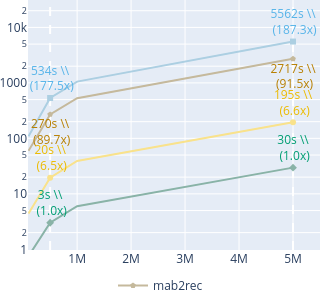

The code cell stored with this chart in its notebook:
### Code cell
interactions_figs['LinUCB-enhance_and_time_latex']

### Figure 1 — Plotly figure (JSON) as saved in the notebook; plotly's stock layout.template omitted (floating-point values rounded to 4 significant figures)
{"data": [{"line": {"color": "#C5B99C"}, "mode": "lines", "name": "mab2rec", "showlegend": false, "type": "scatter", "x": [100000, 500000, 1000000, 5000000], "y": [59.88, 270.2, 530.0, 2717.0]}, {"line": {"color": "#89B3A7"}, "mode": "lines", "name": "gobrec GPU", "showlegend": false, "type": "scatter", "x": [100000, 500000, 1000000, 5000000], "y": [0.754, 3.011, 5.983, 29.69]}, {"line": {"color": "#F9E28B"}, "mode": "lines", "name": "gobrec CPU", "showlegend": false, "type": "scatter", "x": [100000, 500000, 1000000, 5000000], "y": [4.427, 19.53, 39.24, 195.1]}, {"line": {"color": "#ACCFE2"}, "mode": "lines", "name": "irec", "showlegend": false, "type": "scatter", "x": [100000, 500000, 1000000, 5000000], "y": [108.7, 534.5, 1055.0, 5562.0]}, {"line": {"color": "#C5B99C"}, "marker": {"symbol": "pentagon"}, "mode": "markers+text", "showlegend": false, "text": ["270s \\\\<br> (89.7x)"], "textfont": {"color": "#B77F00"}, "textposition": "bottom center", "type": "scatter", "x": [500000], "y": [270.2]}, {"line": {"color": "#C5B99C"}, "marker": {"symbol": "pentagon"}, "mode": "markers+text", "showlegend": false, "text": ["2717s \\\\<br> (91.5x)"], "textfont": {"color": "#B77F00"}, "textposition": "bottom center", "type": "scatter", "x": [5000000], "y": [2717.0]}, {"line": {"color": "#C5B99C"}, "marker": {"symbol": "pentagon"}, "mode": "lines+markers", "name": "mab2rec", "showlegend": true, "type": "scatter", "x": [null], "y": [null]}, {"line": {"color": "#ACCFE2"}, "marker": {"symbol": "square"}, "mode": "markers+text", "showlegend": false, "text": ["534s \\\\<br> (177.5x)"], "textfont": {"color": "#56B4E9"}, "textposition": "top center", "type": "scatter", "x": [500000], "y": [534.5]}, {"line": {"color": "#ACCFE2"}, "marker": {"symbol": "square"}, "mode": "markers+text", "showlegend": false, "text": ["5562s \\\\<br> (187.3x)"], "textfont": {"color": "#56B4E9"}, "textposition": "top center", "type": "scatter", "x": [5000000], "y": [5562.0]}, {"line": {"color": "#ACCFE2"}, "marker": {"symbol": "square"}, "mode": "lines+markers", "name": "irec", "showlegend": false, "type": "scatter", "x": [null], "y": [null]}, {"line": {"color": "#F9E28B"}, "marker": {"symbol": "circle"}, "mode": "markers+text", "showlegend": false, "text": ["20s \\\\<br> (6.5x)"], "textfont": {"color": "#ECBB00"}, "textposition": "top center", "type": "scatter", "x": [500000], "y": [19.53]}, {"line": {"color": "#F9E28B"}, "marker": {"symbol": "circle"}, "mode": "markers+text", "showlegend": false, "text": ["195s \\\\<br> (6.6x)"], "textfont": {"color": "#ECBB00"}, "textposition": "top center", "type": "scatter", "x": [5000000], "y": [195.1]}, {"line": {"color": "#F9E28B"}, "marker": {"symbol": "circle"}, "mode": "lines+markers", "name": "gobrec CPU", "showlegend": false, "type": "scatter", "x": [null], "y": [null]}, {"line": {"color": "#89B3A7"}, "marker": {"symbol": "diamond"}, "mode": "markers+text", "showlegend": false, "text": ["3s \\\\<br> (1.0x)"], "textfont": {"color": "#009E73"}, "textposition": "top center", "type": "scatter", "x": [500000], "y": [3.011]}, {"line": {"color": "#89B3A7"}, "marker": {"symbol": "diamond"}, "mode": "markers+text", "showlegend": false, "text": ["30s \\\\<br> (1.0x)"], "textfont": {"color": "#009E73"}, "textposition": "top center", "type": "scatter", "x": [5000000], "y": [29.69]}, {"line": {"color": "#89B3A7"}, "marker": {"symbol": "diamond"}, "mode": "lines+markers", "name": "gobrec GPU", "showlegend": false, "type": "scatter", "x": [null], "y": [null]}], "layout": {"height": 300, "legend": {"entrywidth": 77, "orientation": "h", "title": {"text": ""}, "x": 0.5, "xanchor": "center", "y": -0.2, "yanchor": "bottom"}, "margin": {"b": 0, "l": 0, "r": 0, "t": 0}, "shapes": [{"layer": "below", "line": {"color": "#ffffff", "dash": "dash"}, "type": "line", "x0": 500000, "x1": 500000, "xref": "x", "y0": 0, "y1": 1, "yref": "y domain"}, {"layer": "below", "line": {"color": "#ffffff", "dash": "dash"}, "type": "line", "x0": 5000000, "x1": 5000000, "xref": "x", "y0": 0, "y1": 1, "yref": "y domain"}], "width": 300, "xaxis": {"dtick": 1000000, "range": [90000, 5500000]}, "yaxis": {"range": [-0.01226, 4.494], "type": "log"}}}
